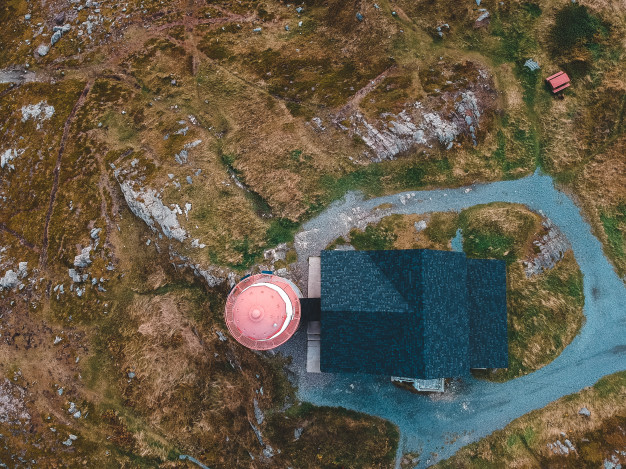
#> input picture f.jpg, 626 x 469 px, found by its file name
$ python exemple2.py
#> lines starting #> are read from the running program, lines starting #| are printed output that depends on the picture
# -*- coding: utf-8 -*-
"""
Created on Sun May  2 15:33:08 2021

@author: DELL
"""


import cv2 as cv
import matplotlib.pyplot as plt

img1 = cv.imread(r'D:\photo numerique\f.jpg')
#> img1 is the input picture: shape (469, 626, 3); mean B, G, R 71.8, 89.6, 98.7
img2 = cv.imread(r'D:\photo numerique\g.jpg')
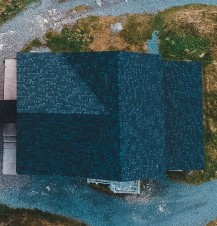
#> input picture g.jpg, 217 x 226 px, found by its file name
#> img2 is the input picture: shape (226, 217, 3); mean B, G, R 88, 83, 60.2

gray1= cv.cvtColor(img1,cv.COLOR_BGR2GRAY)
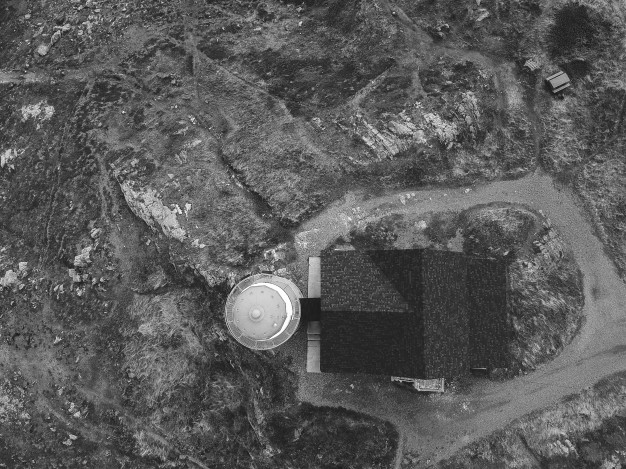
#> gray1: shape (469, 626); min 21, max 255, mean 90.3
gray2= cv.cvtColor(img2,cv.COLOR_BGR2GRAY)
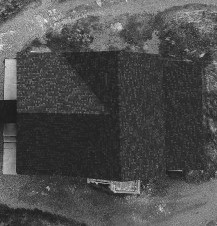
#> gray2: shape (226, 217); min 17, max 243, mean 76.8

sift = cv.SIFT_create()

kp1, des1 = sift.detectAndCompute(gray1, None)
#> kp1 = 2945 keypoints; strongest (x, y, size): (266, 307, 44.5), (180, 212, 2.2), (300, 23, 1.9), (101, 280, 2.3)
kp2, des2 = sift.detectAndCompute(gray2, None)
#> kp2 = 217 keypoints; strongest (x, y, size): (202, 55, 2.3), (115, 187, 7.9), (10, 65, 8), (119, 27, 4.9)

bf = cv.BFMatcher(cv.NORM_L1, crossCheck=True)

matches = bf.match(des1,des2)
#> matches = 194 matches
matches = sorted(matches, key = lambda x:x.distance)

img3 = cv.drawMatches(gray1, kp1, gray2, kp2, matches[:50], gray2, flags=2)
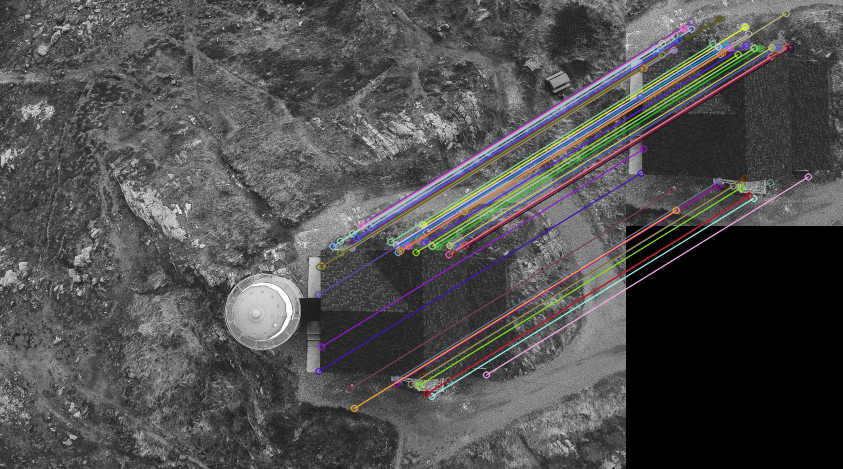
#> img3: shape (469, 843, 3); mean of channels 0, 1, 2 79.1, 78.8, 79.6; drawn as B, G, R
plt.imshow(img3),plt.show()
